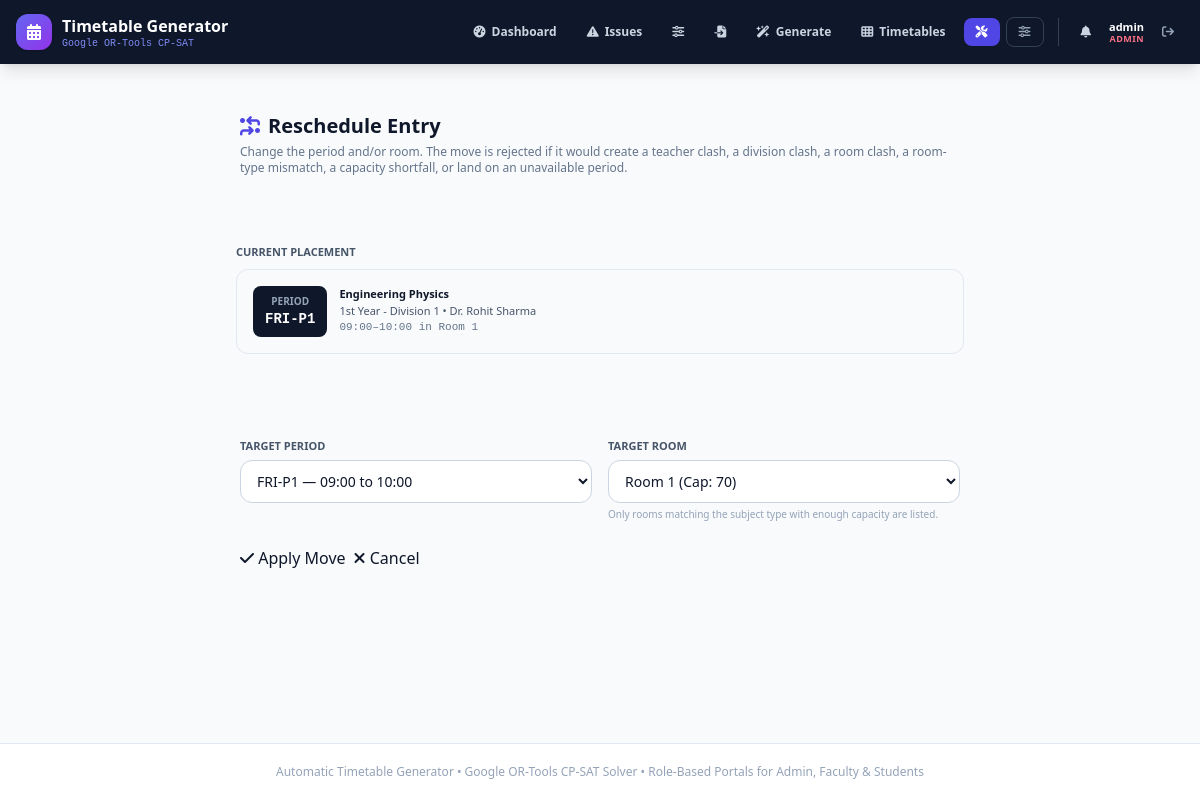
Page /manage/entries/3660/move/ (signed in) on the committed database.
### scheduler/models.py (models this page shows, shortened)
class TimetableEntry(models.Model):
    semester = models.ForeignKey(Semester, on_delete=models.CASCADE, related_name='timetable_entries')
    assignment = models.ForeignKey(Assignment, on_delete=models.CASCADE, related_name='timetable_entries')
    room = models.ForeignKey(Room, on_delete=models.CASCADE, related_name='timetable_entries')
    time_slot = models.ForeignKey(TimeSlot, on_delete=models.CASCADE, related_name='timetable_entries')
    class Meta:
        unique_together = ('semester', 'time_slot', 'room')
        ordering = ['time_slot__day', 'time_slot__period_number']

class TimeSlot(models.Model):
    day = models.CharField(max_length=3, choices=DAY_CHOICES)
    period_number = models.IntegerField()
    start_time = models.TimeField()
    end_time = models.TimeField()
    class Meta:
        ordering = ['day', 'period_number']
        unique_together = ('day', 'period_number')
    @property
    def slot_code(self):
        return f"{self.day}-P{self.period_number}"

class Assignment(models.Model):
    semester = models.ForeignKey(Semester, on_delete=models.CASCADE, related_name='assignments')
    teacher = models.ForeignKey(Teacher, on_delete=models.CASCADE, related_name='assignments')
    subject = models.ForeignKey(Subject, on_delete=models.CASCADE, related_name='assignments')
    division = models.ForeignKey(YearDivision, on_delete=models.CASCADE, related_name='assignments')
    total_hours_for_semester = models.IntegerField(default=60)
    class Meta:
        unique_together = ('semester', 'teacher', 'subject', 'division')
        ordering = ['division__year', 'division__division_number', 'subject__name']

class Subject(models.Model):
    code = models.CharField(max_length=50, blank=True, null=True)
    name = models.CharField(max_length=150)
    is_lab = models.BooleanField(default=False)
    class Meta:
        ordering = ['name']

class YearDivision(models.Model):
    year = models.IntegerField(help_text="Year of study (1-4)")
    division_number = models.IntegerField(help_text="Sequential division number (1, 2, ...)")
    strength = models.IntegerField(default=60)
    name = models.CharField(max_length=100, blank=True)
    class Meta:
        ordering = ['year', 'division_number']
        unique_together = ('year', 'division_number')

class Teacher(models.Model):
    user = models.OneToOneField(
        settings.AUTH_USER_MODEL,
        null=True,
        blank=True,
        on_delete=models.SET_NULL,
        related_name='teacher_profile',
        help_text="Linked login account. When set, this teacher can sign in and see only their own timetable.",
    )
    name = models.CharField(max_length=150)
    max_hours_per_week = models.IntegerField(default=24)
    class Meta:
        ordering = ['name']

class Room(models.Model):
    name = models.CharField(max_length=100, unique=True)
    is_lab = models.BooleanField(default=False)
    capacity = models.IntegerField(default=60)
    class Meta:
        ordering = ['is_lab', 'name']

### scheduler/views.py (the view, shortened to what this page needs)
# urls.py: path('manage/entries/<int:pk>/move/', views.move_entry_view, name='move_entry'),
@admin_required
def move_entry_view(request, pk):
    entry = get_object_or_404(
        TimetableEntry.objects.select_related(
            "assignment__subject", "assignment__teacher", "assignment__division", "room", "time_slot"
        ),
        pk=pk,
    )
    slots = TimeSlot.objects.all().order_by("day", "period_number")
    legal_rooms = available_rooms_for(entry.assignment)
    context = {
        "entry": entry,
        "slots": slots,
        "rooms": legal_rooms,
        "selected_slot_id": request.POST.get("time_slot_id") or entry.time_slot_id,
        "selected_room_id": request.POST.get("room_id") or entry.room_id,
    }
    return render(request, "scheduler/move_entry.html", context)

### scheduler/context_processors.py (called while the page is built)
def navigation_context(request):
    user = getattr(request, "user", None)
    if user is None or not user.is_authenticated:
        return {"notifications_unread": 0, "unread_count": 0}
    unread = Notification.objects.filter(recipient=user, is_read=False).count()
    return {"notifications_unread": unread, "unread_count": unread}

### scheduler/edits.py (called while the page is built)
def available_rooms_for(assignment):
    return [
        room
        for room in Room.objects.all()
        if room.is_lab == assignment.subject.is_lab and room.capacity >= assignment.division.strength
    ]

### scheduler/roles.py (called while the page is built, shortened)
def is_admin(user):
    if not user or not user.is_authenticated:
        return False
    if user.is_superuser or user.is_staff:
        return True
    return user.groups.filter(name=ADMIN_GROUP).exists()

def admin_required(view):
    @login_required
    @wraps(view)
    def _wrapped(request, *args, **kwargs):
        return view(request, *args, **kwargs)
    return _wrapped

### scheduler/templates/scheduler/move_entry.html (shortened to what this page needs)
{% extends "scheduler/base.html" %}
{% block content %}
<div class="max-w-3xl mx-auto space-y-6">
  <div class="card p-4 sm:p-6">
    <h1 class="text-xl font-extrabold text-slate-900 flex items-center gap-2">
      <i class="fa-solid fa-arrows-turn-to-dots text-indigo-600"></i> Reschedule Entry
    </h1>
    <p class="text-xs text-slate-500 mt-1">
      Change the period and/or room. The move is rejected if it would create a teacher clash, a division clash,
      a room clash, a room-type mismatch, a capacity shortfall, or land on an unavailable period.
    </p>
  </div>
  <div class="card p-4 sm:p-5">
    <p class="text-[11px] font-semibold text-slate-600 uppercase mb-2">Current Placement</p>
    <div class="flex flex-wrap items-center gap-3 p-4 rounded-xl bg-slate-50 border border-slate-200">
      <div class="text-center px-3 py-2 rounded-lg bg-slate-900 text-white shrink-0">
        <p class="text-[10px] uppercase text-slate-400 font-semibold">Period</p>
        <p class="text-sm font-bold font-mono">{{ entry.time_slot.slot_code }}</p>
      </div>
      <div class="text-[11px] text-slate-600">
        <p class="font-bold text-slate-900">{{ entry.assignment.subject.name }}
        </p>
        <p>{{ entry.assignment.division.name }} &bull; {{ entry.assignment.teacher.name }}</p>
        <p class="font-mono text-slate-500">{{ entry.time_slot.start_time|time:"H:i" }}&ndash;{{ entry.time_slot.end_time|time:"H:i" }} in {{ entry.room.name }}</p>
      </div>
    </div>
  </div>
  <form method="POST" class="card p-4 sm:p-6 space-y-4">
    <div class="grid sm:grid-cols-2 gap-4">
      <div>
        <label for="time_slot_id" class="block text-[11px] font-semibold text-slate-600 uppercase mb-1.5">Target Period</label>
        <select name="time_slot_id" id="time_slot_id" required class="w-full px-3 py-2.5 rounded-xl border border-slate-300 text-sm bg-white focus:ring-2 focus:ring-indigo-500 outline-none">
          {% for slot in slots %}
          <option value="{{ slot.id }}" {% if selected_slot_id == slot.id %}selected{% endif %}>
            {{ slot.slot_code }} &mdash; {{ slot.start_time|time:"H:i" }} to {{ slot.end_time|time:"H:i" }}
          </option>
          {% endfor %}
        </select>
      </div>
      <div>
        <label for="room_id" class="block text-[11px] font-semibold text-slate-600 uppercase mb-1.5">Target Room</label>
        <select name="room_id" id="room_id" required class="w-full px-3 py-2.5 rounded-xl border border-slate-300 text-sm bg-white focus:ring-2 focus:ring-indigo-500 outline-none">
          {% for room in rooms %}
          <option value="{{ room.id }}" {% if selected_room_id == room.id %}selected{% endif %}>
            {{ room.name }} (Cap: {{ room.capacity }})
          </option>
          {% empty %}
          <option disabled selected>No room satisfies this subject's type and the division's strength</option>
          {% endfor %}
        </select>
        <p class="text-[10px] text-slate-400 mt-1">
          Only rooms matching the subject type with enough capacity are listed.
        </p>
      </div>
    </div>
    <div class="flex flex-wrap gap-2 pt-2">
      <button type="submit" class="btn-primary">
        <i class="fa-solid fa-check"></i> Apply Move
      </button>
      <a href="{% url 'scheduler:manage_entries' %}?semester_id={{ entry.semester_id }}" class="btn-ghost">
        <i class="fa-solid fa-xmark"></i> Cancel
      </a>
    </div>
  </form>
</div>
{% endblock %}

### scheduler/templates/scheduler/base.html (shortened to what this page needs)
<!DOCTYPE html>
<html lang="en">
<head>
  <script src="https://cdn.tailwindcss.com"></script>
  <link rel="stylesheet" href="https://cdnjs.cloudflare.com/ajax/libs/font-awesome/6.5.1/css/all.min.css">
</head>
<body class="bg-slate-50 min-h-screen flex flex-col text-slate-900 antialiased">
<nav class="bg-slate-900 text-white shadow-lg sticky top-0 z-50 no-print">
  <div class="max-w-7xl mx-auto px-4 h-16 flex items-center justify-between gap-4">
    <a href="{% url 'scheduler:home' %}" class="flex items-center gap-2.5 group shrink-0">
      <div class="w-9 h-9 rounded-xl bg-gradient-to-br from-indigo-500 to-purple-600 flex items-center justify-center shadow">
        <i class="fa-solid fa-calendar-days text-white"></i>
      </div>
      <div class="leading-tight">
        <span class="font-bold text-base group-hover:text-indigo-300 transition">Timetable Generator</span>
        <span class="block text-[10px] text-indigo-400 font-mono">Google OR-Tools CP-SAT</span>
      </div>
    </a>
    <div class="flex items-center gap-1.5 text-xs font-semibold">
      {% with url_name=request.resolver_match.url_name %}
        {% if user.is_superuser or user.is_staff %}
          <a href="{% url 'scheduler:home' %}" class="px-3 py-2 rounded-lg transition flex items-center gap-1.5 {% if url_name == 'home' %}bg-indigo-600 text-white{% else %}text-slate-300 hover:text-white hover:bg-slate-800{% endif %}">
            <i class="fa-solid fa-gauge-high"></i><span class="hidden sm:inline">Dashboard</span>
          </a>
          <a href="{% url 'scheduler:issue_centre' %}" class="px-3 py-2 rounded-lg transition flex items-center gap-1.5 relative {% if url_name == 'issue_centre' or url_name == 'proposal_list' or url_name == 'find_fixes' or url_name == 'approve_proposal' or url_name == 'reject_proposal' %}bg-indigo-600 text-white{% else %}text-slate-300 hover:text-white hover:bg-slate-800{% endif %}"
             title="Scheduling issues and suggested fixes">
            <i class="fa-solid fa-triangle-exclamation"></i><span class="hidden lg:inline">Issues</span>
          </a>
          <a href="{% url 'scheduler:preferences' %}" class="px-3 py-2 rounded-lg transition flex items-center gap-1.5 {% if url_name == 'preferences' or url_name == 'division_preference' %}bg-indigo-600 text-white{% else %}text-slate-300 hover:text-white hover:bg-slate-800{% endif %}"
             title="Working days, timings and per-division slots">
            <i class="fa-solid fa-sliders"></i><span class="hidden xl:inline">Preferences</span>
          </a>
          <a href="{% url 'scheduler:upload_pdf' %}" class="px-3 py-2 rounded-lg transition flex items-center gap-1.5 {% if url_name == 'upload_pdf' %}bg-indigo-600 text-white{% else %}text-slate-300 hover:text-white hover:bg-slate-800{% endif %}">
            <i class="fa-solid fa-file-import"></i><span class="hidden xl:inline">Import</span>
          </a>
          <a href="{% url 'scheduler:generate_timetable' %}" class="px-3 py-2 rounded-lg transition flex items-center gap-1.5 {% if url_name == 'generate_timetable' %}bg-indigo-600 text-white{% else %}text-slate-300 hover:text-white hover:bg-slate-800{% endif %}">
            <i class="fa-solid fa-wand-magic-sparkles"></i><span class="hidden sm:inline">Generate</span>
          </a>
          <a href="{% url 'scheduler:timetable_view' %}" class="px-3 py-2 rounded-lg transition flex items-center gap-1.5 {% if url_name == 'timetable_view' %}bg-indigo-600 text-white{% else %}text-slate-300 hover:text-white hover:bg-slate-800{% endif %}">
            <i class="fa-solid fa-table-cells"></i><span class="hidden lg:inline">Timetables</span>
          </a>
          <a href="{% url 'scheduler:manage_entries' %}" class="px-3 py-2 rounded-lg transition flex items-center gap-1.5 {% if url_name == 'manage_entries' or url_name == 'move_entry' or url_name == 'delete_entry' or url_name == 'swap_entries' %}bg-indigo-600 text-white{% else %}text-slate-300 hover:text-white hover:bg-slate-800{% endif %}">
            <i class="fa-solid fa-screwdriver-wrench"></i><span class="hidden xl:inline">Manage</span>
          </a>
          <a href="/admin/" class="px-3 py-2 rounded-lg text-slate-400 hover:text-white border border-slate-700 hover:border-slate-500 transition flex items-center gap-1.5"
             title="Django admin">
            <i class="fa-solid fa-sliders"></i>
          </a>
        {% endif %}
      {% endwith %}
      {% if user.is_authenticated %}
        <div class="flex items-center gap-2 ml-2 pl-3 border-l border-slate-700">
          <a href="{% url 'scheduler:notifications' %}" title="Notifications"
             class="relative px-2.5 py-2 rounded-lg text-slate-300 hover:text-white hover:bg-slate-800 transition flex items-center">
            <i class="fa-solid fa-bell"></i>
          </a>
          <div class="hidden md:block text-right leading-tight">
            <span class="block text-[11px] font-bold text-white truncate max-w-[130px]">
              {% if user.teacher_profile %}{{ user.teacher_profile.name }}
              {% elif user.student_profile %}{{ user.student_profile.full_name }}
              {% else %}{{ user.username }}{% endif %}
            </span>
            <span class="block text-[9px] uppercase tracking-wider font-bold
              {% if user.is_superuser or user.is_staff %}text-rose-400{% elif user.teacher_profile %}text-indigo-400{% else %}text-emerald-400{% endif %}">
              {% if user.is_superuser or user.is_staff %}Admin{% elif user.teacher_profile %}Teacher{% else %}Student{% endif %}
            </span>
          </div>
          <form method="POST" action="{% url 'scheduler:logout' %}">
            <button type="submit" title="Sign out"
                    class="px-2.5 py-2 rounded-lg text-slate-400 hover:text-rose-300 hover:bg-slate-800 transition flex items-center">
              <i class="fa-solid fa-arrow-right-from-bracket"></i>
            </button>
          </form>
        </div>
      {% endif %}
    </div>
  </div>
</nav>
<main class="flex-grow max-w-7xl w-full mx-auto px-4 py-6">
  {% block content %}{% endblock %}
</main>
<footer class="border-t border-slate-200 bg-white py-5 text-center text-xs text-slate-400 no-print">
  Automatic Timetable Generator &bull; Google OR-Tools CP-SAT Solver &bull; Role-Based Portals for Admin, Faculty &amp; Students
</footer>
</body>
</html>

### scheduler/templates/scheduler/base.html (style rules this page uses)
.card { @apply bg-white rounded-2xl shadow-sm border border-slate-200/80; }
.btn-primary { @apply px-4 py-2 rounded-xl bg-indigo-600 hover:bg-indigo-700 text-white font-semibold text-sm shadow transition duration-150 inline-flex items-center gap-2; }
.btn-ghost { @apply px-4 py-2 rounded-xl border border-slate-300 bg-white hover:bg-slate-50 text-slate-700 font-semibold text-sm transition inline-flex items-center gap-2; }
a, button, input, select, label { -webkit-tap-highlight-color: transparent; }

### rows in the picture
TimetableEntry: time_slot.slot_code "FRI-P1", assignment.subject.name "Engineering Physics", assignment.division.name "1st Year - Division 1", assignment.teacher.name "Dr. Rohit Sharma", time_slot.start_time "09:00", time_slot.end_time "10:00", room.name "Room 1"

### other values in the picture
{{ user.username }} "admin"
form field time_slot_id "FRI-P1 — 09:00 to 10:00"
form field room_id "Room 1 (Cap: 70)"
